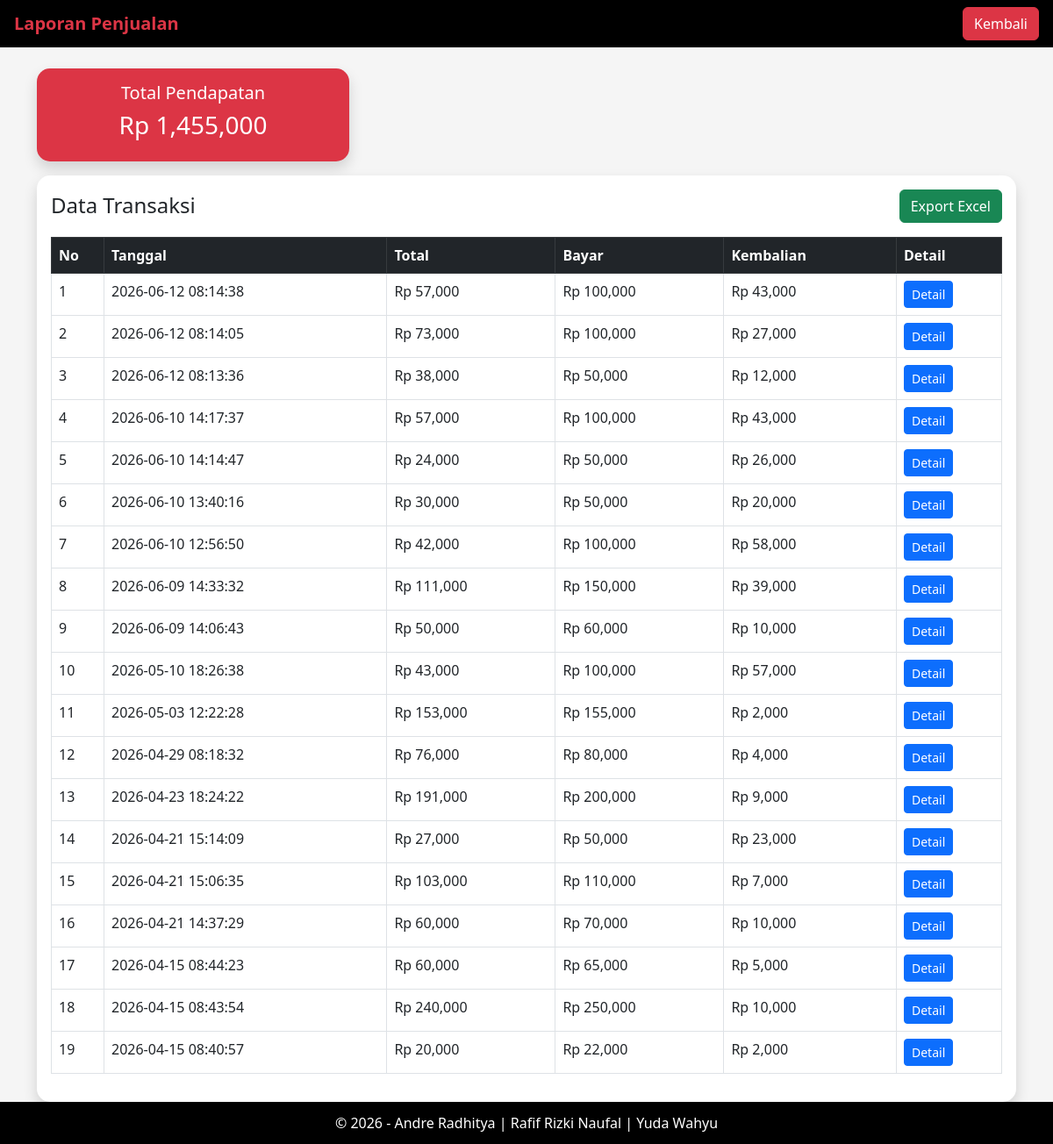
The app's page /transaksi/laporan.php (signed in) with its own data.
### tables this page shows
CREATE TABLE `transaksi` (
  `id_transaksi` int(11) NOT NULL,
  `nomor_pesanan` varchar(20) DEFAULT NULL,
  `tanggal` datetime DEFAULT NULL,
  `total` int(11) DEFAULT NULL,
  `bayar` int(11) DEFAULT NULL,
  `kembalian` int(11) DEFAULT NULL,
  `status_pesanan` varchar(30) DEFAULT 'Diproses'
);

### transaksi/laporan.php (the view, shortened to what this page needs)
<?php
include '../config/koneksi.php';
$totalPendapatan = mysqli_fetch_assoc(
    mysqli_query(
        $conn,
        "SELECT SUM(total) as total FROM transaksi"
    )
);
?>
<!DOCTYPE html>
<html>
<head>
<link href="https://cdn.jsdelivr.net/npm/bootstrap@5.3.0/dist/css/bootstrap.min.css" rel="stylesheet">
</head>
<body>
<div class="wrapper">
<nav class="navbar px-3">
    <span class="text-danger fw-bold fs-5">
        Laporan Penjualan
    </span>
    <a href="../index.php"
       class="btn btn-danger">
       Kembali
    </a>
</nav>
<div class="container mt-4 content">
    <div class="row mb-3">
        <div class="col-md-4">
            <div class="card bg-danger text-white shadow">
                <div class="card-body text-center">
                    <h5>Total Pendapatan</h5>
                    <h3>
                        Rp <?= number_format($totalPendapatan['total'] ?? 0); ?>
                    </h3>
                </div>
            </div>
        </div>
    </div>
    <div class="card shadow">
        <div class="card-body">
            <div class="d-flex justify-content-between align-items-center mb-3">
                <h4 class="mb-0">
                    Data Transaksi
                </h4>
                <a href="export_excel.php"
                   class="btn btn-success">
                   Export Excel
                </a>
            </div>
            <table class="table table-bordered table-hover">
                <tr class="table-dark">
                    <th width="60">No</th>
                    <th>Tanggal</th>
                    <th>Total</th>
                    <th>Bayar</th>
                    <th>Kembalian</th>
                    <th width="120">Detail</th>
                </tr>
                <?php
                $no = 1;
                $data = mysqli_query(
                    $conn,
                    "SELECT * FROM transaksi ORDER BY id_transaksi DESC"
                );
                while($d = mysqli_fetch_assoc($data)){
                ?>
                <tr>
                    <td><?= $no++; ?></td>
                    <td><?= $d['tanggal']; ?></td>
                    <td>
                        Rp <?= number_format($d['total']); ?>
                    </td>
                    <td>
                        Rp <?= number_format($d['bayar']); ?>
                    </td>
                    <td>
                        Rp <?= number_format($d['kembalian']); ?>
                    </td>
                    <td>
                        <a href="detail.php?id=<?= $d['id_transaksi']; ?>"
                           class="btn btn-primary btn-sm">
                           Detail
                        </a>
                    </td>
                </tr>
                <?php } ?>
            </table>
        </div>
    </div>
</div>
<footer>
    © 2026 - Andre Radhitya | Rafif Rizki Naufal | Yuda Wahyu
</footer>
</div>
</body>
</html>

### transaksi/laporan.php (style rules this page uses)
html,body { height:100%; }
body { background:#f5f5f5; }
.wrapper { min-height:100%; display:flex; flex-direction:column; }
.content { flex:1; }
.navbar { background:black; }
.card { border:none; border-radius:15px; }
footer { background:black; color:white; text-align:center; padding:12px; }

### records on screen
transaksi: tanggal "2026-06-12 08:14:38", total "57,000", bayar "100,000", kembalian "43,000"
transaksi: tanggal "2026-06-12 08:14:05", total "73,000", bayar "100,000", kembalian "27,000"
transaksi: tanggal "2026-06-12 08:13:36", total "38,000", bayar "50,000", kembalian "12,000"
transaksi: tanggal "2026-06-10 14:17:37", total "57,000", bayar "100,000", kembalian "43,000"
transaksi: tanggal "2026-06-10 14:14:47", total "24,000", bayar "50,000", kembalian "26,000"
transaksi: tanggal "2026-06-10 13:40:16", total "30,000", bayar "50,000", kembalian "20,000"
transaksi: tanggal "2026-06-10 12:56:50", total "42,000", bayar "100,000", kembalian "58,000"
transaksi: tanggal "2026-06-09 14:33:32", total "111,000", bayar "150,000", kembalian "39,000"
transaksi: tanggal "2026-06-09 14:06:43", total "50,000", bayar "60,000", kembalian "10,000"
transaksi: tanggal "2026-05-10 18:26:38", total "43,000", bayar "100,000", kembalian "57,000"
transaksi: tanggal "2026-05-03 12:22:28", total "153,000", bayar "155,000", kembalian "2,000"
transaksi: tanggal "2026-04-29 08:18:32", total "76,000", bayar "80,000", kembalian "4,000"
transaksi: tanggal "2026-04-23 18:24:22", total "191,000", bayar "200,000", kembalian "9,000"
transaksi: tanggal "2026-04-21 15:14:09", total "27,000", bayar "50,000", kembalian "23,000"
transaksi: tanggal "2026-04-21 15:06:35", total "103,000", bayar "110,000", kembalian "7,000"
transaksi: tanggal "2026-04-21 14:37:29", total "60,000", bayar "70,000", kembalian "10,000"
transaksi: tanggal "2026-04-15 08:44:23", total "60,000", bayar "65,000", kembalian "5,000"
transaksi: tanggal "2026-04-15 08:43:54", total "240,000", bayar "250,000", kembalian "10,000"
transaksi: tanggal "2026-04-15 08:40:57", total "20,000", bayar "22,000", kembalian "2,000"

### other values on screen
$totalPendapatan['total'] "1,455,000"
